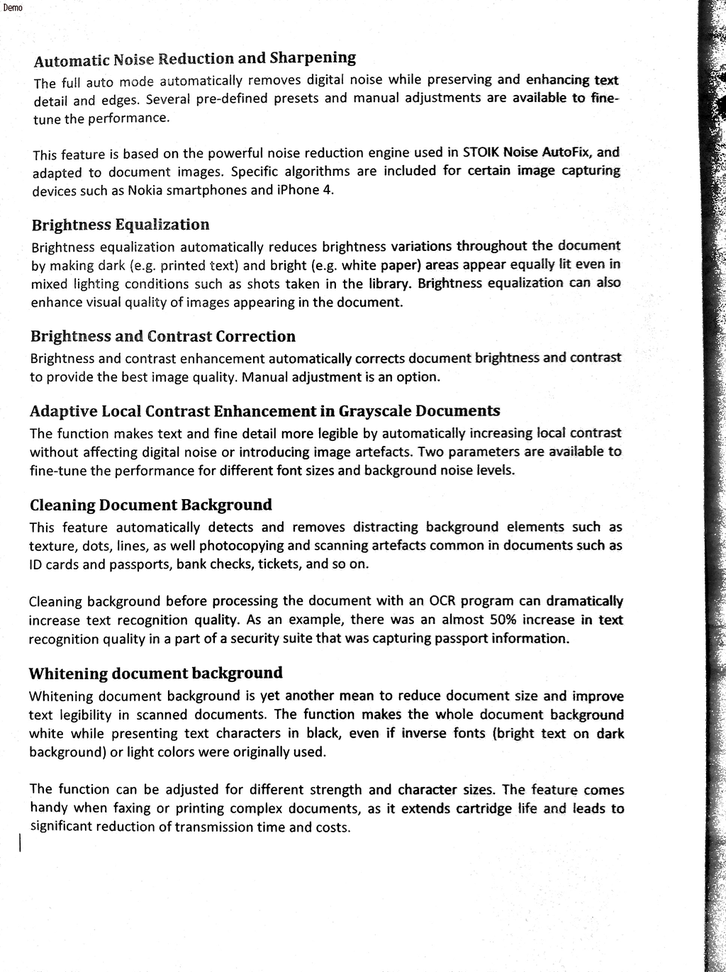
#> input picture dataset/00.png, 726 x 972 px, shrunk from 1024 x 1371 before the run; its folder holds only this picture in this run
$ python detection.py
#> lines starting #> are read from the running program, lines starting #| are printed output that depends on the picture; after the words box and inside, x2 and y2 are one past the last pixel; in counts of white or black regions, pixels touching at a corner belong together
import cv2
import numpy as np
import os
from os import listdir

def captch_ex(file_name):
#> called with file_name = '00.png'
    file_path = "dataset/" + file_name

    img_origin = cv2.imread(file_path)
#> img_origin is the input picture: shape (972, 726, 3); mean B, G, R 230.6, 230.6, 230.6
    img_denoised = cv2.fastNlMeansDenoising(img_origin)

    gray = cv2.cvtColor(img_denoised, cv2.COLOR_BGR2GRAY)


    ret, thresh1 = cv2.threshold(gray, 0, 255, cv2.THRESH_OTSU | cv2.THRESH_BINARY_INV)
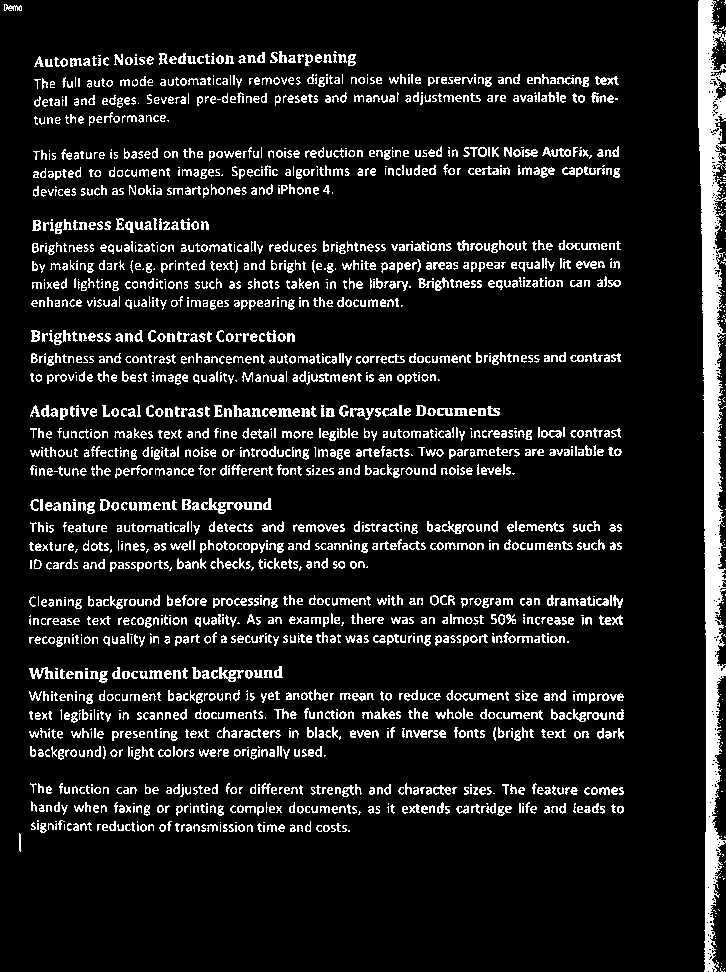
#> thresh1: shape (972, 726); 11% white; 2273 white regions (606 under 20 px), largest, box (x1, y1, x2, y2) and area: (698, 0, 726, 972) 14917, (201, 498, 243, 514) 248, (219, 667, 244, 682) 169
#> ret = 156

    rect_kernel = cv2.getStructuringElement(cv2.MORPH_RECT, (18, 18))
    dilated = cv2.dilate(thresh1, rect_kernel, iterations=2)  # dilate , more the iteration more the dilation
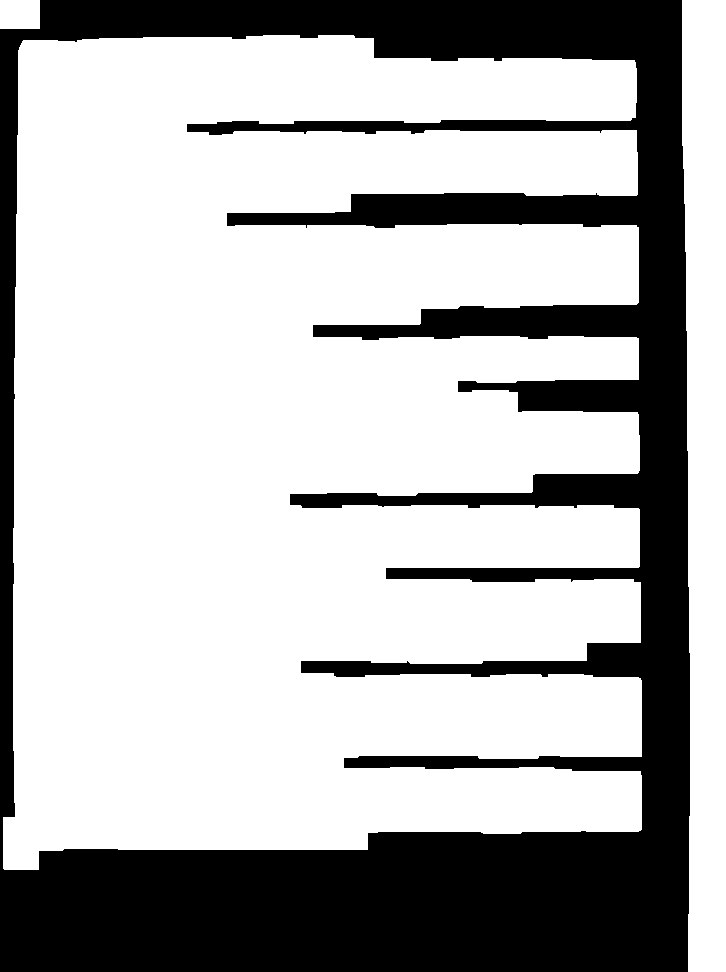
#> dilated: shape (972, 726); 69.7% white; 1 black region

    # cv2.imshow('dilated', dilated)
    contours, hierarchy = cv2.findContours(dilated, cv2.RETR_EXTERNAL, cv2.CHAIN_APPROX_NONE)  # findContours returns 3 variables for getting contours
#> contours = 3 contours; box (x1, y1, x2, y2) and area: (3, 35, 642, 870) 448706, (682, 0, 726, 972) 36987, (0, 0, 40, 29) 1092

    for contour in contours:
        # get rectangle bounding contour
        [x, y, w, h] = cv2.boundingRect(contour)

        # Don't plot small false positives that aren't text
        if w < 300 and h < 500:
            continue

        # draw rectangle around contour on original image
        cv2.rectangle(img_origin, (x, y), (x + w, y + h), (0, 255, 0), 2)
#> this loop made 3 passes
#> (x, y, w, h) on passes 1 to 3: (3, 35, 639, 835), (682, 0, 44, 972), (0, 0, 40, 29)
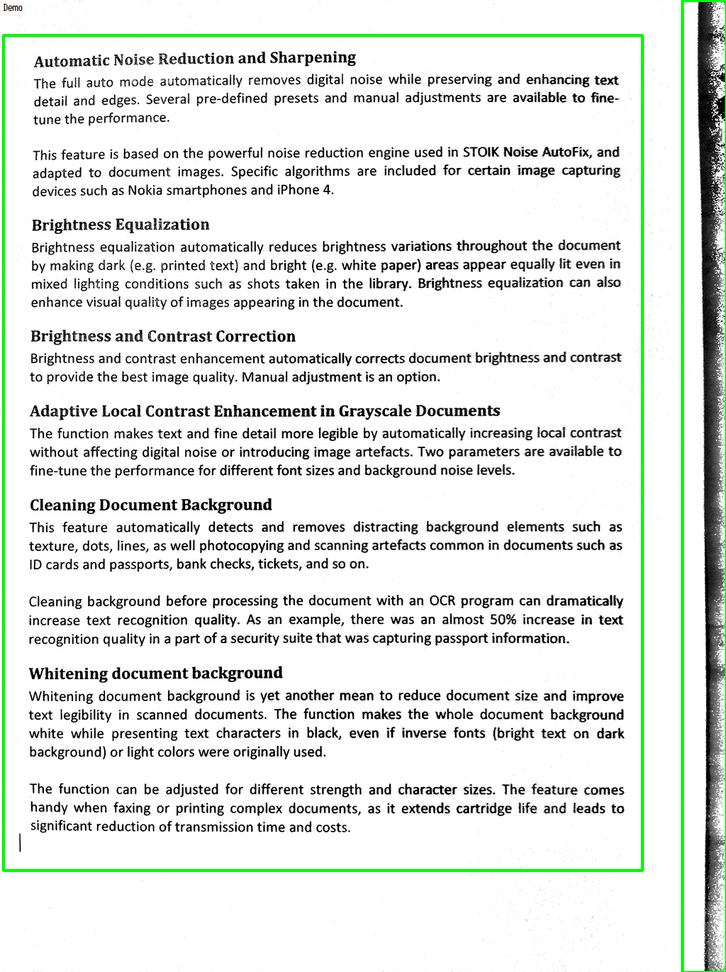
#> img_origin: shape (972, 726, 3); 1.82% of pixels changed, all inside (x1, y1, x2, y2) = (2, 0, 726, 972)

    # write original image with added contours to disk
    # cv2.imshow('captcha_result', img)
    cv2.imwrite("instructions/" + file_name, img_origin)
    cv2.waitKey()
# captch_ex("dataset/00.png")
image_dir = "./dataset"
for images in os.listdir(image_dir):
    if (images.endswith(".png")):
        captch_ex(images)

$ run again, on dataset/01.png
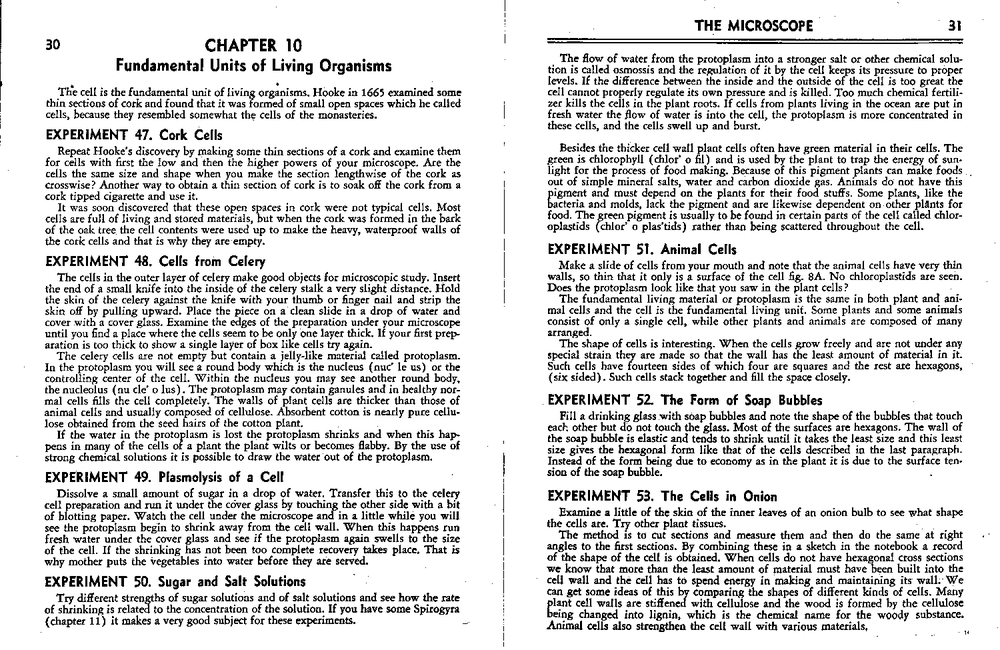
#> input picture dataset/01.png, 1000 x 650 px, shrunk from 1500 x 975 before the run
#> in captch_ex, img_origin is the input picture: shape (650, 1000, 3); min 0, max 255, mean 216.8
#> in captch_ex, `ret, thresh1 = cv2.threshold(gray, 0, 255, cv2.THRESH_OTSU | cv2.THRES..`:
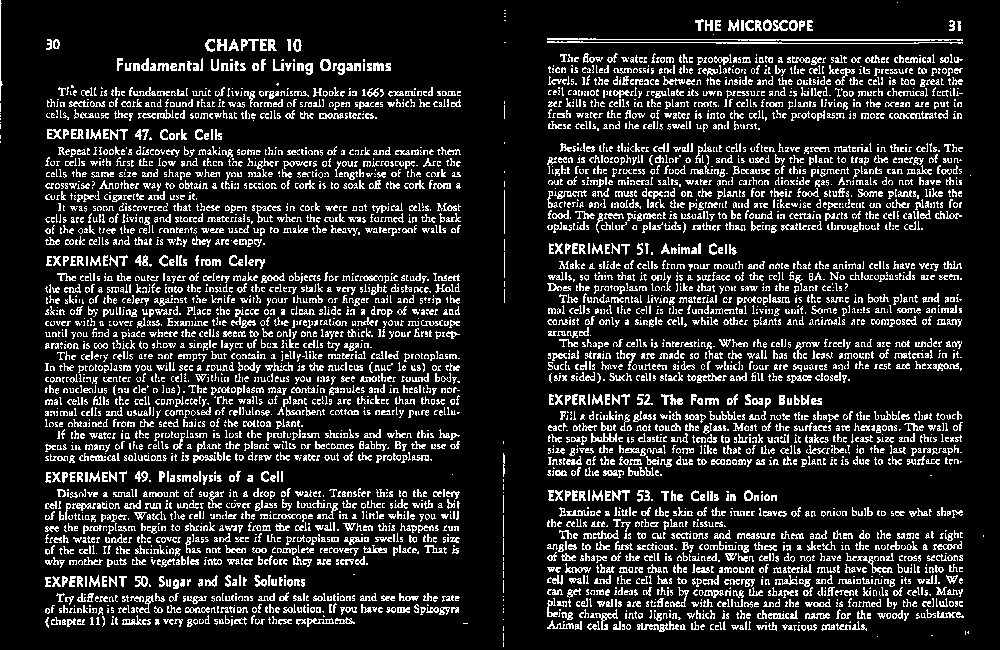
#> thresh1: shape (650, 1000); 15.6% white in thin lines or dots
#> ret = 149
#> dilated: shape (650, 1000); 88.3% white; 5 black regions
#> contours = 8 contours; box (x1, y1, x2, y2) and area: (531, 3, 1000, 650) 283254, (29, 23, 486, 646) 264202, (488, 85, 523, 321) 7990, (487, 425, 523, 650) 7669, (0, 0, 21, 161) 2976, (488, 0, 524, 61) 2100, (30, 23, 78, 68) 2044, (881, 0, 916, 21) 680
#> the loop in captch_ex, `for contour in contours:` made 8 passes
#> (x, y, w, h) on passes 1 to 8: (487, 425, 36, 225), (488, 85, 35, 236), (29, 23, 457, 623), (30, 23, 48, 45), (531, 3, 469, 647), (881, 0, 35, 21), (488, 0, 36, 61), (0, 0, 21, 161)
#> after the loop in captch_ex, `for contour in contours:`:
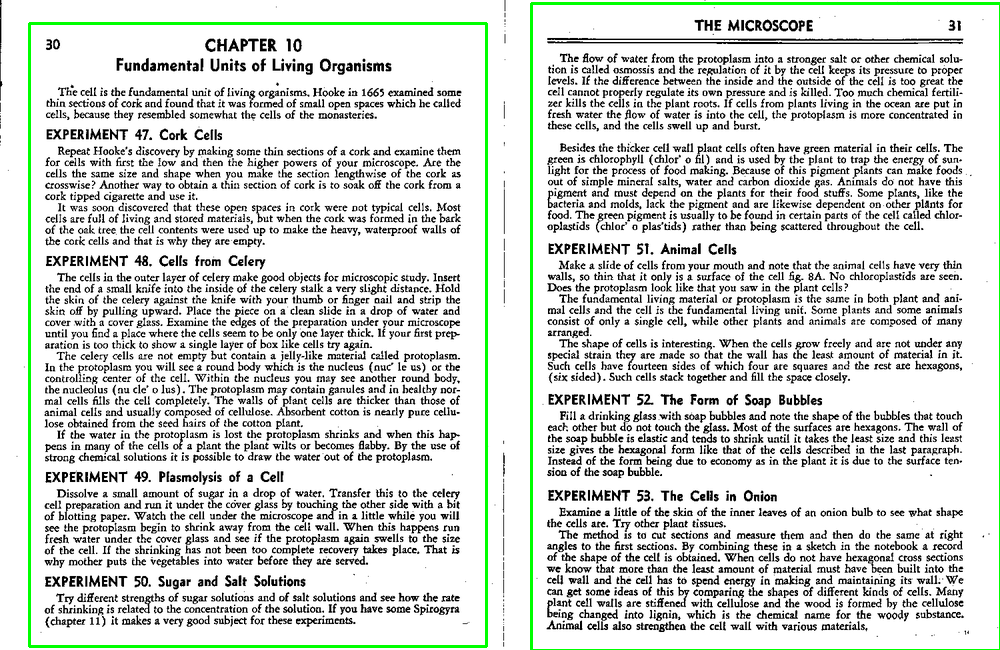
#> img_origin: shape (650, 1000, 3); 1.68% of pixels changed, all inside (x1, y1, x2, y2) = (28, 2, 1000, 650)

$ run again, on dataset/02.png
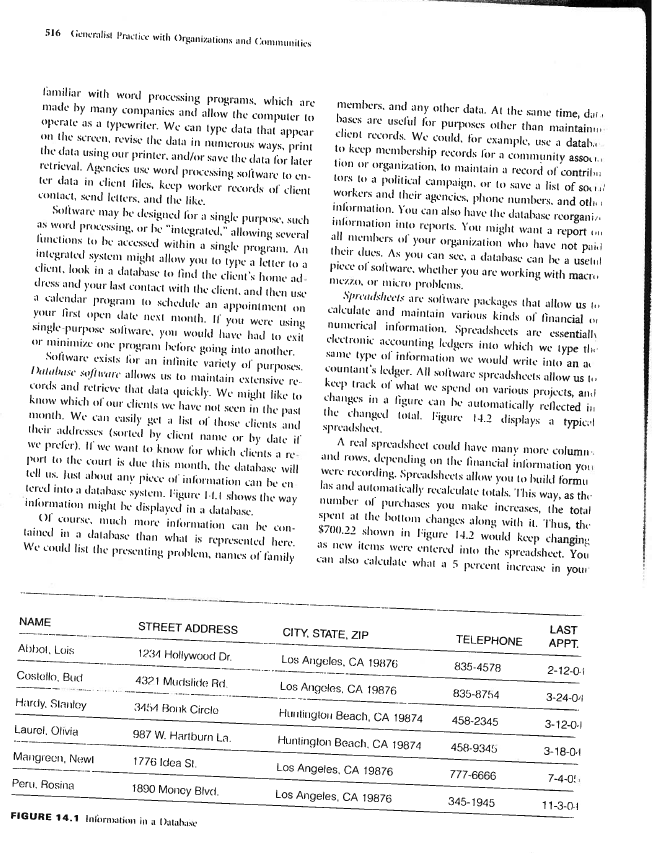
#> input picture dataset/02.png, 657 x 853 px
#> in captch_ex, img_origin is the input picture: shape (853, 657, 3); min 0, max 255, mean 235.9
#> in captch_ex, `ret, thresh1 = cv2.threshold(gray, 0, 255, cv2.THRESH_OTSU | cv2.THRES..`:
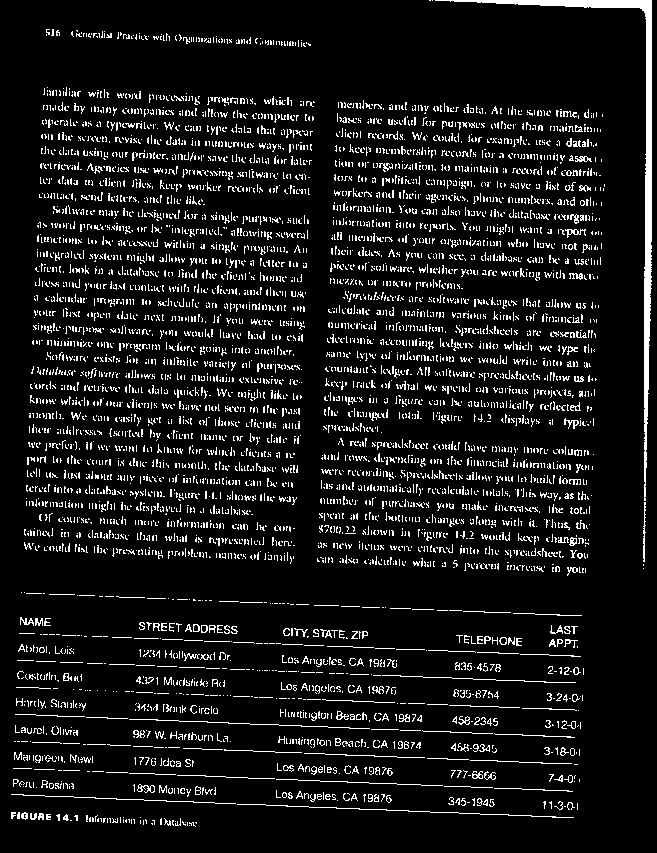
#> thresh1: shape (853, 657); 9.2% white in thin lines or dots
#> ret = 166
#> dilated: shape (853, 657); 85.6% white; 4 black regions
#> contours = 4 contours; box (x1, y1, x2, y2) and area: (8, 71, 623, 594) 297259, (0, 576, 602, 845) 146736, (413, 0, 657, 587) 20928, (30, 13, 329, 65) 12159
#> the loop in captch_ex, `for contour in contours:` made 4 passes
#> (x, y, w, h) on passes 1 to 4: (0, 576, 602, 269), (8, 71, 615, 523), (30, 13, 299, 52), (413, 0, 244, 587)
#> after the loop in captch_ex, `for contour in contours:`:
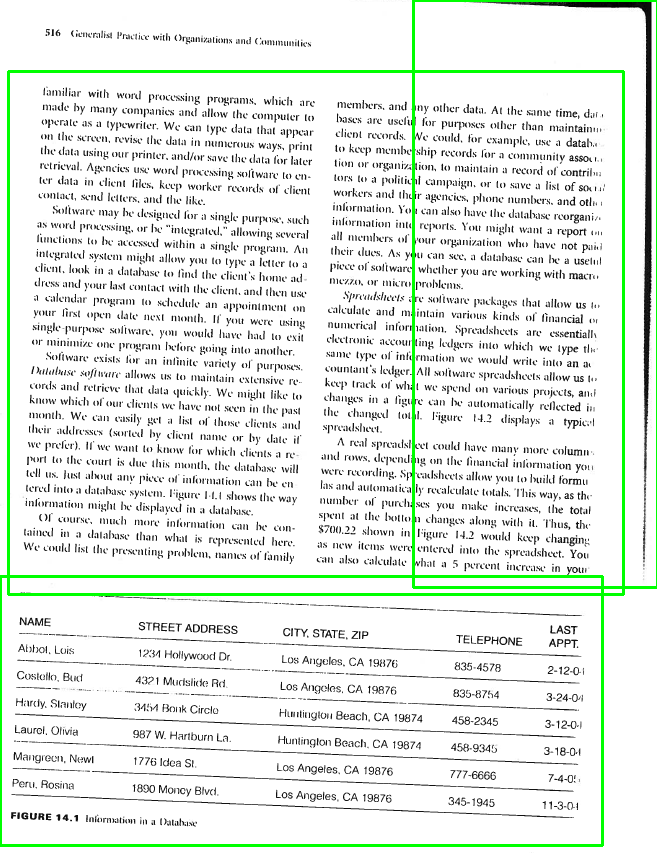
#> img_origin: shape (853, 657, 3); 2.73% of pixels changed, all inside (x1, y1, x2, y2) = (0, 0, 657, 847)
